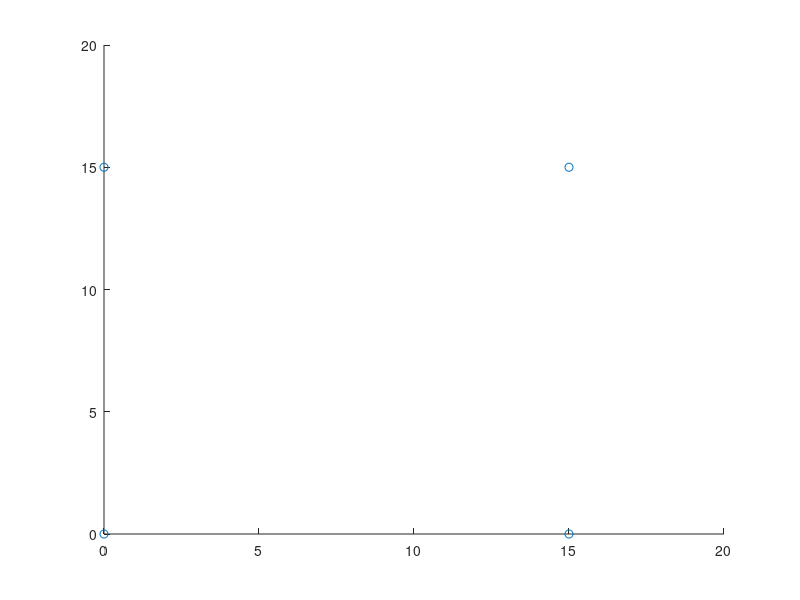

The MATLAB script that drew this image: (Note: this script raises an error after producing the figure.)
% [ x y angle ]
%start_point = [ 0.825 0 ];
start_point = [ 0 0  ];
start_angle = pi/2+pi/9 ;
%end_point = [ 0.825 14.475 ];
end_point = [ 0 5 ];

cur_point = start_point;
cur_angle = start_angle;

v_max = 0.35;

figure(1);
hold on;
scatter([ 0 0 15 15], [0 15 15 0]);

dt = 0.01;
t = 0;
idx = 1;
results = zeros(1000/dt, 2) ;
while t < 1000
    
    [l_v, a_v] = positionTracking(cur_angle,0.35,end_point, cur_point, 0.3,0,0.3);
    
    % update point
    cur_point = cur_point + dt * l_v * [ cos(cur_angle) sin(cur_angle) ];
    cur_angle = cur_angle + dt * a_v;
    
    if( norm(cur_point-end_point) < 0.02 ) 
        break;
    end
    
    t = dt + t;
    results(idx,:)=cur_point;
    idx=idx+1;
    
end

scatter(results(:,1),results(:,2));
